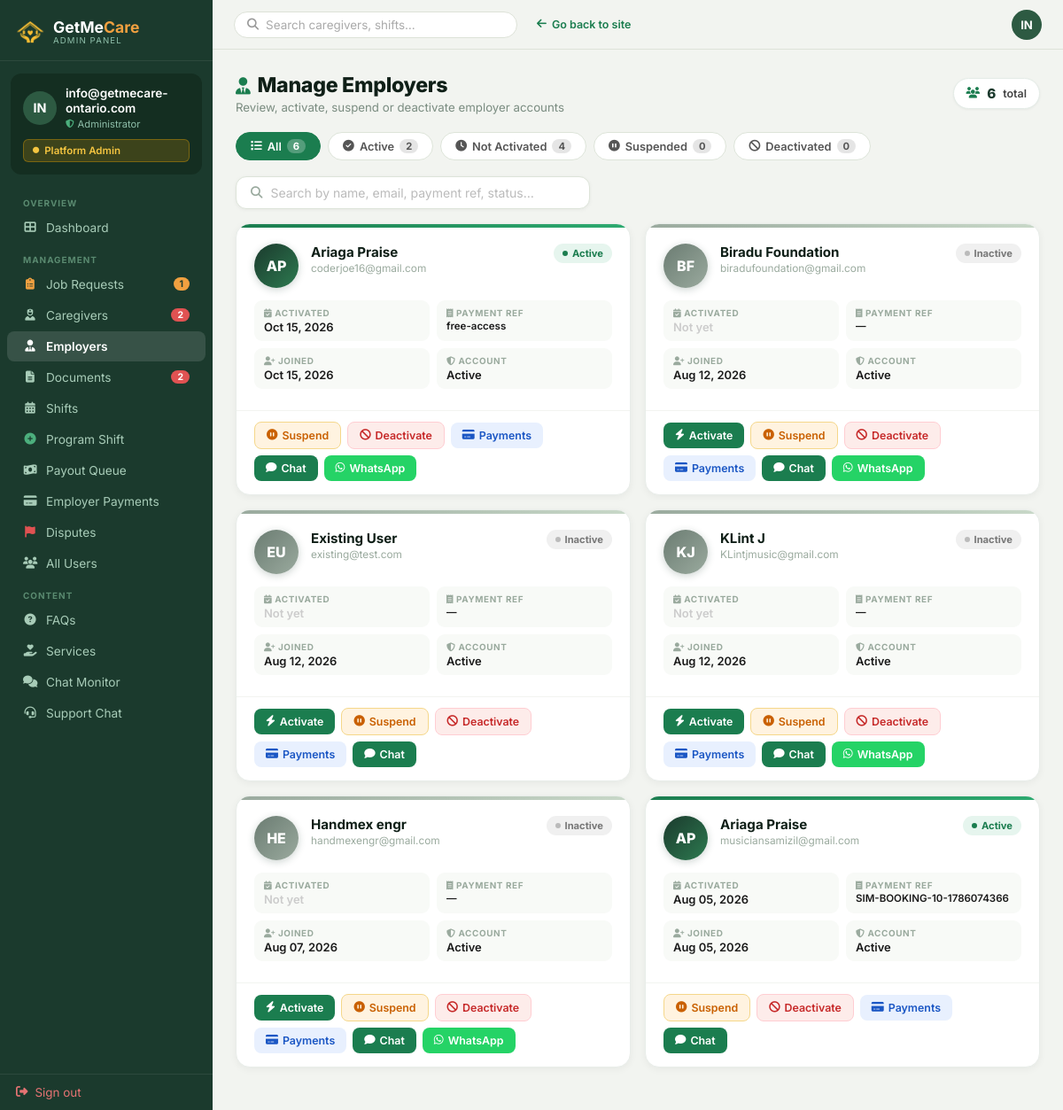
Page /admin-panel/employers/ (signed in) on the earlier database version.
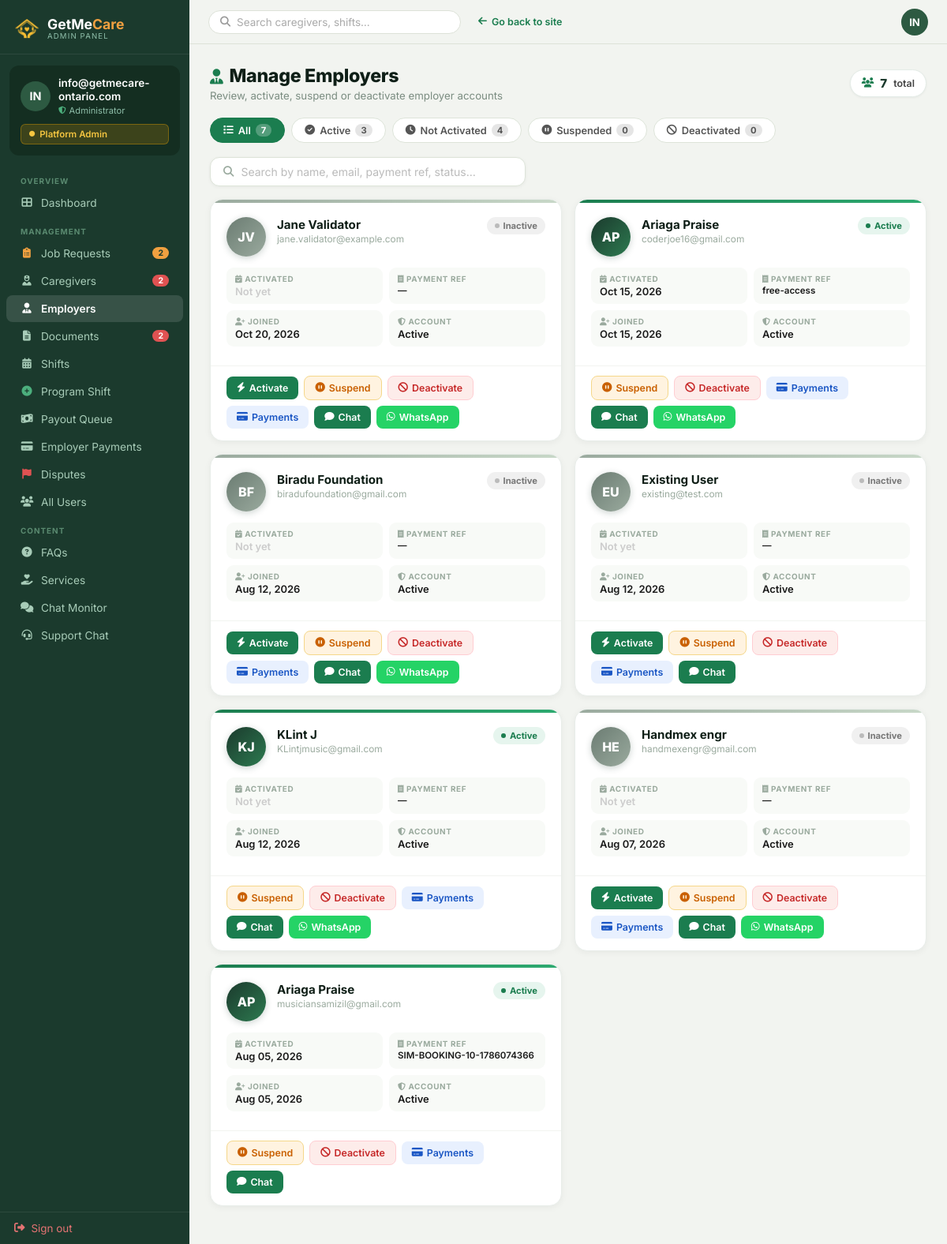
Same page on the later database version.
### Account/models.py (models this page shows, shortened)
class CustomUser(AbstractUser):
    EMPLOYER = 'employer'
    CAREGIVER = 'caregiver'
    ROLE_CHOICES = [
        (EMPLOYER, 'Employer / Family'),
        (CAREGIVER, 'Caregiver / PSW'),
    ]
    role = models.CharField(
        max_length=20,
        choices=ROLE_CHOICES,
        default=EMPLOYER,
    )
    phone = models.CharField(max_length=20, blank=True)
    @property
    def is_admin(self):
        return self.is_superuser or self.is_staff
    @property
    def is_employer(self):
        return self.role == self.EMPLOYER and not self.is_admin
    @property
    def is_caregiver(self):
        return self.role == self.CAREGIVER and not self.is_admin

class EmployerProfile(models.Model):
    ACTIVATION_FEE = 39.99  # CAD — flat one-time activation fee
    ACCOUNT_ACTIVE      = 'active'
    ACCOUNT_SUSPENDED   = 'suspended'
    ACCOUNT_DEACTIVATED = 'deactivated'
    ACCOUNT_STATUS_CHOICES = [
        (ACCOUNT_ACTIVE,      'Active'),
        (ACCOUNT_SUSPENDED,   'Suspended'),
        (ACCOUNT_DEACTIVATED, 'Deactivated'),
    ]
    user               = models.OneToOneField(
        CustomUser, on_delete=models.CASCADE, related_name='employer_profile',
    )
    is_active          = models.BooleanField(default=False,
                         help_text='True after one-time activation fee is paid')
    activation_paid_at = models.DateTimeField(null=True, blank=True)
    payment_reference  = models.CharField(max_length=200, blank=True)
    created_at         = models.DateTimeField(auto_now_add=True)
    updated_at         = models.DateTimeField(auto_now=True)
    last_activation_reminder_sent = models.DateTimeField(
        null=True, blank=True,
        help_text='Last time an "activate your account" reminder was sent',
    )
    last_first_job_reminder_sent = models.DateTimeField(
        null=True, blank=True,
        help_text='Last time a "post your first job" reminder email was sent',
    )
    last_first_job_modal_shown = models.DateTimeField(
        null=True, blank=True,
        help_text='Last time the "create job post" popup was shown (weekly throttle)',
    )
    fee_exempt = models.BooleanField(
        default=False,
        help_text='True when employer registered while activation fee was disabled — permanent free access.',
    )
    account_status     = models.CharField(
        max_length=20,
        choices=ACCOUNT_STATUS_CHOICES,
        default=ACCOUNT_ACTIVE,
        help_text='Admin-controlled moderation status',
    )
    status_reason      = models.TextField(
        blank=True,
        help_text='Reason given to employer for suspension/deactivation',
    )
    status_changed_at  = models.DateTimeField(
        null=True, blank=True,
        help_text='When the account_status was last changed by admin',
    )

### AdminApp/views.py (the view)
    @login_required(login_url='Account:login')
    def wrapper(request, *args, **kwargs):
        if not (request.user.is_staff or request.user.is_superuser):
            messages.error(request, 'Access denied. Admin account required.')
            return redirect('Account:login')
        return view_func(request, *args, **kwargs)

### templates/AdminApp/manage-employers.html (shortened to what this page needs)
{% extends "AdminApp/base_admin.html" %}
{% load gmc_tags %}
{% block content %}
<div class="mp-header">
  <div class="mp-header-left">
    <h1><i class="fas fa-user-tie" style="color:#1b7d4f;font-size:1.2rem;margin-right:8px"></i>Manage Employers</h1>
    <p>Review, activate, suspend or deactivate employer accounts</p>
  </div>
  <div class="mp-stat-pills">
    <div class="mp-stat-pill">
      <i class="fas fa-users" style="color:#1b7d4f"></i>
      <span class="pill-val">{{ total_count }}</span> total
    </div>
  </div>
</div>
<div class="filter-tabs" style="display:flex;gap:8px;flex-wrap:wrap;margin-bottom:18px;">
  <a href="?status=all{% if search_q %}&q={{ search_q }}{% endif %}"
     class="ftab {% if status_filter == 'all' %}active-tab{% endif %}">
    <i class="fas fa-list"></i> All <span class="ftab-count">{{ counts.all }}</span>
  </a>
  <a href="?status=active{% if search_q %}&q={{ search_q }}{% endif %}"
     class="ftab {% if status_filter == 'active' %}active-tab{% endif %}">
    <i class="fas fa-check-circle"></i> Active <span class="ftab-count">{{ counts.active }}</span>
  </a>
  <a href="?status=inactive{% if search_q %}&q={{ search_q }}{% endif %}"
     class="ftab {% if status_filter == 'inactive' %}active-tab{% endif %}">
    <i class="fas fa-clock"></i> Not Activated <span class="ftab-count">{{ counts.inactive }}</span>
  </a>
  <a href="?status=suspended{% if search_q %}&q={{ search_q }}{% endif %}"
     class="ftab tab-suspended {% if status_filter == 'suspended' %}active-tab{% endif %}">
    <i class="fas fa-pause-circle"></i> Suspended <span class="ftab-count">{{ counts.suspended }}</span>
  </a>
  <a href="?status=deactivated{% if search_q %}&q={{ search_q }}{% endif %}"
     class="ftab tab-deact {% if status_filter == 'deactivated' %}active-tab{% endif %}">
    <i class="fas fa-ban"></i> Deactivated <span class="ftab-count">{{ counts.deactivated }}</span>
  </a>
</div>
<form method="get" action="" style="margin-bottom:16px;">
  <div style="display:flex;align-items:center;gap:10px;flex-wrap:wrap;">
    <div class="mp-search-box">
      <i class="fas fa-search"></i>
      <input type="text" name="q" placeholder="Search by name, email, payment ref, status…" value="{{ search_q|default:'' }}">
    </div>
  </div>
</form>
<div class="emp-grid">
{% for p in profiles %}
  <div class="emp-card">
    <div class="emp-accent
      {% if p.account_status == 'suspended' %}emp-accent-suspend
      {% elif p.account_status == 'deactivated' %}emp-accent-deact
      {% elif not p.is_active %}emp-accent-inact
      {% else %}emp-accent-active{% endif %}">
    </div>
    <div class="emp-card-body">
      <div class="emp-top">
        <div class="emp-av
          {% if p.account_status == 'suspended' %}emp-av-suspend
          {% elif p.account_status == 'deactivated' %}emp-av-deact
          {% elif not p.is_active %}emp-av-inact
          {% else %}emp-av-active{% endif %}">
          {% if p.user.first_name %}{{ p.user.first_name|first|upper }}{{ p.user.last_name|first|upper }}{% else %}{{ p.user.username|slice:":2"|upper }}{% endif %}
        </div>
        <div class="emp-name-block">
          <div class="emp-name">{{ p.user.get_full_name|default:p.user.username }}</div>
          <div class="emp-email">{{ p.user.email }}</div>
        </div>
        {% if p.account_status == 'suspended' %}
          <span class="emp-sbadge esb-suspend"><span class="esb-dot esd-suspend"></span> Suspended</span>
        {% elif p.account_status == 'deactivated' %}
          <span class="emp-sbadge esb-deact"><span class="esb-dot esd-deact"></span> Deactivated</span>
        {% elif p.is_active %}
          <span class="emp-sbadge esb-active"><span class="esb-dot esd-active"></span> Active</span>
        {% else %}
          <span class="emp-sbadge esb-inact"><span class="esb-dot esd-inact"></span> Inactive</span>
        {% endif %}
      </div>
      <div class="emp-meta">
        <div class="emp-meta-item">
          <div class="emp-meta-lbl"><i class="fas fa-calendar-check" style="margin-right:3px"></i>Activated</div>
          <div class="emp-meta-val">{% if p.activation_paid_at %}{{ p.activation_paid_at|date:"M d, Y" }}{% else %}<span style="color:#ccc">Not yet</span>{% endif %}</div>
        </div>
        <div class="emp-meta-item">
          <div class="emp-meta-lbl"><i class="fas fa-receipt" style="margin-right:3px"></i>Payment Ref</div>
          <div class="emp-meta-val" style="font-size:.72rem;overflow:hidden;text-overflow:ellipsis;white-space:nowrap" title="{{ p.payment_reference }}">{{ p.payment_reference|default:"—" }}</div>
        </div>
        <div class="emp-meta-item">
          <div class="emp-meta-lbl"><i class="fas fa-user-plus" style="margin-right:3px"></i>Joined</div>
          <div class="emp-meta-val">{{ p.created_at|date:"M d, Y" }}</div>
        </div>
        <div class="emp-meta-item">
          <div class="emp-meta-lbl"><i class="fas fa-shield-alt" style="margin-right:3px"></i>Account</div>
          <div class="emp-meta-val">
            {% if p.account_status == 'suspended' %}Suspended
            {% elif p.account_status == 'deactivated' %}Deactivated
            {% else %}Active{% endif %}
          </div>
        </div>
      </div>
    </div>
    <div class="emp-actions">
      {% if not p.is_active and p.account_status == 'active' %}
      <form method="post" action="{% url 'AdminApp:activate_employer' p.pk %}" style="margin:0">
        <button type="submit" class="ec-btn ecb-green"><i class="fas fa-bolt"></i> Activate</button>
      </form>
      {% endif %}
      {% if p.account_status != 'suspended' and p.account_status != 'deactivated' %}
      <button type="button" class="ec-btn ecb-suspend"
        onclick="openMod('suspend',{{ p.pk }},'{{ p.user.get_full_name|escapejs }}')">
        <i class="fas fa-pause-circle"></i> Suspend
      </button>
      {% endif %}
      {% if p.account_status != 'deactivated' %}
      <button type="button" class="ec-btn ecb-deact"
        onclick="openMod('deactivate',{{ p.pk }},'{{ p.user.get_full_name|escapejs }}')">
        <i class="fas fa-ban"></i> Deactivate
      </button>
      {% endif %}
      <a href="{% url 'AdminApp:employer_payments' %}" class="ec-btn ecb-pay">
        <i class="fas fa-credit-card"></i> Payments
      </a>
      <a href="{% url 'admin_support_start' p.user.pk %}" class="ec-btn ecb-green" title="Open internal web chat">
        <i class="fas fa-comment"></i> Chat
      </a>
      {% if p.user.phone|wa_link %}
      <a href="{{ p.user.phone|wa_link }}?text=Hello%20{{ p.user.first_name|default:p.user.username|urlencode }},%20I'm%20contacting%20you%20from%20GetMeCare%20Ontario%20Admin%20Support."
         target="_blank" class="ec-btn" style="background:#25d366;color:#fff;" title="Chat directly with employer on WhatsApp">
        <i class="fab fa-whatsapp"></i> WhatsApp
      </a>
      {% endif %}
    </div>
  </div>
{% empty %}
  <div class="emp-empty">
    <i class="fas fa-user-slash"></i>
    No employer profiles found.
  </div>
{% endfor %}
</div>
{% endblock %}

### templates/AdminApp/base_admin.html (shortened to what this page needs)
{% load static %}
<!doctype html>
<html lang="en">
<head>
  <link rel="stylesheet" href="https://cdnjs.cloudflare.com/ajax/libs/font-awesome/6.4.0/css/all.min.css"/>
</head>
<body>
<aside class="adm-sidebar" id="adm-sidebar">
  <div class="adm-logo">
    <a href="{% url 'home' %}">
      <img src="{% static 'Caregiver/images/sitelog.png' %}" alt="GetMeCare" style="width:32px;height:32px;object-fit:contain;filter:brightness(0) saturate(100%) invert(72%) sepia(60%) saturate(600%) hue-rotate(345deg) brightness(105%) contrast(95%)">
      <div>
        <div class="adm-logo-name">GetMe<span style="color:#F0A040">Care</span></div>
        <div class="adm-logo-sub">Admin Panel</div>
      </div>
    </a>
  </div>
  <div class="adm-profile">
    <div class="adm-profile-row">
      <div class="adm-av">{% if request.user.first_name %}{{ request.user.first_name|first|upper }}{{ request.user.last_name|first|upper }}{% else %}{{ request.user.username|slice:":2"|upper }}{% endif %}</div>
      <div>
        <div class="adm-av-name">{{ request.user.get_full_name|default:request.user.username }}</div>
        <div class="adm-av-role"><i class="fas fa-shield-alt" style="color:#4caf7d;font-size:.6rem;"></i> Administrator</div>
      </div>
    </div>
    <div class="adm-badge"><i class="fas fa-circle" style="font-size:.45rem;"></i> Platform Admin</div>
  </div>
  <div class="adm-nav">
    <div class="adm-nav-section">Overview</div>
    <a href="{% url 'AdminApp:dashboard' %}" {% if request.resolver_match.url_name == 'dashboard' %}class="active"{% endif %}>
      <i class="fas fa-th-large"></i> Dashboard
    </a>
    <div class="adm-nav-section">Management</div>
    <a href="{% url 'AdminApp:job_requests' %}" {% if request.resolver_match.url_name in 'job_requests,job_request_matches,admin_create_39_payment_link' %}class="active"{% endif %}>
      <i class="fas fa-clipboard-list" style="color:#f0a040"></i> Job Requests
      {% if open_jobs_count %}<span class="adm-nav-badge" style="background:#f0a040;color:#1b3a2d">{{ open_jobs_count }}</span>{% endif %}
    </a>
    <a href="{% url 'AdminApp:manage_caregivers' %}" {% if request.resolver_match.url_name == 'manage_caregivers' %}class="active"{% endif %}>
      <i class="fas fa-user-nurse"></i> Caregivers
      {% if pending_profiles %}<span class="adm-nav-badge">{{ pending_profiles }}</span>{% endif %}
    </a>
    <a href="{% url 'AdminApp:manage_employers' %}" {% if request.resolver_match.url_name == 'manage_employers' %}class="active"{% endif %}>
      <i class="fas fa-user-tie"></i> Employers
    </a>
    <a href="{% url 'AdminApp:review_documents' %}" {% if request.resolver_match.url_name == 'review_documents' %}class="active"{% endif %}>
      <i class="fas fa-file-alt"></i> Documents
      {% if pending_docs %}<span class="adm-nav-badge">{{ pending_docs }}</span>{% endif %}
    </a>
    <a href="{% url 'AdminApp:manage_shifts' %}" {% if request.resolver_match.url_name == 'manage_shifts' %}class="active"{% endif %}>
      <i class="fas fa-calendar-alt"></i> Shifts
    </a>
    <a href="{% url 'AdminApp:program_shift' %}" {% if request.resolver_match.url_name == 'program_shift' %}class="active"{% endif %}>
      <i class="fas fa-plus-circle" style="color:#4caf7d"></i> Program Shift
    </a>
    <a href="{% url 'AdminApp:payout_queue' %}" {% if request.resolver_match.url_name == 'payout_queue' %}class="active"{% endif %}>
      <i class="fas fa-money-bill-wave"></i> Payout Queue
    </a>
    <a href="{% url 'AdminApp:employer_payments' %}" {% if request.resolver_match.url_name == 'employer_payments' %}class="active"{% endif %}>
      <i class="fas fa-credit-card"></i> Employer Payments
    </a>
    <a href="{% url 'AdminApp:dispute_list' %}" {% if request.resolver_match.url_name == 'dispute_list' or request.resolver_match.url_name == 'dispute_detail' %}class="active"{% endif %}>
      <i class="fas fa-flag" style="color:#e05252"></i> Disputes
    </a>
    <a href="{% url 'AdminApp:manage_users' %}" {% if request.resolver_match.url_name == 'manage_users' %}class="active"{% endif %}>
      <i class="fas fa-users"></i> All Users
    </a>
    <div class="adm-nav-section">Content</div>
    <a href="{% url 'AdminApp:faq_list' %}" {% if request.resolver_match.url_name == 'faq_list' or request.resolver_match.url_name == 'faq_add' or request.resolver_match.url_name == 'faq_edit' %}class="active"{% endif %}>
      <i class="fas fa-question-circle"></i> FAQs
    </a>
    <a href="{% url 'AdminApp:service_list' %}" {% if request.resolver_match.url_name == 'service_list' or request.resolver_match.url_name == 'service_add' or request.resolver_match.url_name == 'service_edit' %}class="active"{% endif %}>
      <i class="fas fa-hand-holding-heart"></i> Services
    </a>
    <a href="{% url 'admin_chat_monitor' %}" {% if request.resolver_match.url_name == 'admin_chat_monitor' %}class="active"{% endif %}>
      <i class="fas fa-comments"></i> Chat Monitor
    </a>
    <a href="{% url 'admin_support' %}" {% if request.resolver_match.url_name == 'admin_support' %}class="active"{% endif %}>
      <i class="fas fa-headset"></i> Support Chat
    </a>
  </div>
  <div class="adm-signout">
    <a href="{% url 'Account:logout' %}"><i class="fas fa-sign-out-alt"></i> Sign out</a>
  </div>
</aside>
<div class="adm-topbar">
  <form method="get" action="" class="adm-search-bar-wrap" style="flex:1;max-width:320px;">
    <div class="adm-search">
      <i class="fas fa-search"></i>
      <input type="text" name="q" placeholder="Search caregivers, shifts…" value="{{ request.GET.q|default:'' }}">
    </div>
  </form>
  <a href="{% url 'home' %}" class="adm-back" style="margin-left:10px;">
    <i class="fas fa-arrow-left"></i> Go back to site
  </a>
  <div class="adm-topbar-av">{% if request.user.first_name %}{{ request.user.first_name|first|upper }}{{ request.user.last_name|first|upper }}{% else %}{{ request.user.username|slice:":2"|upper }}{% endif %}</div>
</div>
<main class="adm-main">
  <div class="adm-content">
    {% block content %}{% endblock %}
  </div>
</main>
  </body>
</html>

Differences in the rows shown:
added EmployerProfile: user.first_name|first "J", user.last_name|first "V", user.get_full_name "Jane Validator", user.email "jane.validator@example.com", account_status "active" (drawn), shows "Not yet", payment_reference "—", created_at "Oct 20, 2026", is_active False (drawn)
changed EmployerProfile "KLint J": is_active "Inactive Activate" → "Active"
Other differences:
{{ open_jobs_count }}: "1" → "2"
{{ total_count }}: "6" → "7"
{{ counts.all }}: "6" → "7"
{{ counts.active }}: "2" → "3"
